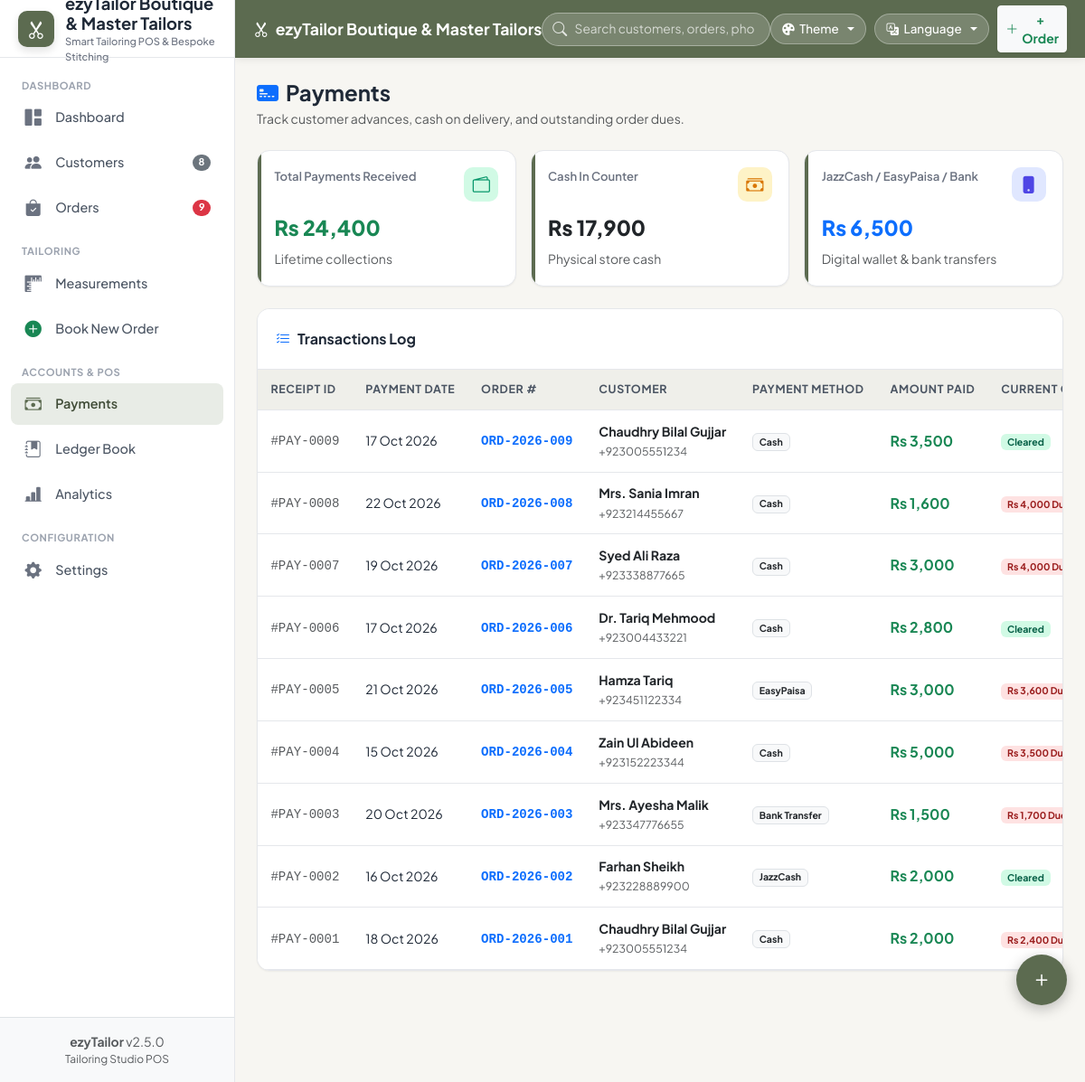
The page /payments.php on the database its author committed.
### tables this page shows
CREATE TABLE IF NOT EXISTS `settings` (
    `id` INT AUTO_INCREMENT PRIMARY KEY,
    `shop_name` VARCHAR(150) NOT NULL DEFAULT 'ezyTailor Boutique & Tailors',
    `tagline` VARCHAR(200) DEFAULT 'Smart Tailoring & Bespoke Stitching',
    `owner_name` VARCHAR(100) DEFAULT 'Ustad Muhammad Asif',
    `phone` VARCHAR(30) DEFAULT '+92 300 9876543',
    `whatsapp` VARCHAR(30) DEFAULT '+923009876543',
    `email` VARCHAR(100) DEFAULT 'contact@ezytailor.com',
    `city` VARCHAR(50) DEFAULT 'Lahore',
    `address` TEXT,
    `currency` VARCHAR(10) DEFAULT 'Rs',
    `theme` VARCHAR(30) DEFAULT 'olive',
    `language` VARCHAR(10) DEFAULT 'en',
    `receipt_header` TEXT,
    `receipt_footer` TEXT,
    `terms` TEXT,
    `receipt_paper_size` VARCHAR(10) DEFAULT '80mm',
    `show_barcode` TINYINT(1) DEFAULT 1,
    `updated_at` TIMESTAMP DEFAULT CURRENT_TIMESTAMP ON UPDATE CURRENT_TIMESTAMP
);

CREATE TABLE IF NOT EXISTS `payments` (
    `id` INT AUTO_INCREMENT PRIMARY KEY,
    `order_id` INT DEFAULT NULL,
    `customer_id` INT NOT NULL,
    `amount` DECIMAL(10,2) NOT NULL,
    `payment_method` VARCHAR(50) DEFAULT 'Cash',
    `transaction_ref` VARCHAR(100) DEFAULT NULL,
    `notes` VARCHAR(255) DEFAULT NULL,
    `payment_date` DATE NOT NULL,
    `created_at` TIMESTAMP DEFAULT CURRENT_TIMESTAMP,
    FOREIGN KEY (`customer_id`) REFERENCES `customers`(`id`) ON DELETE CASCADE
);

CREATE TABLE IF NOT EXISTS `orders` (
    `id` INT AUTO_INCREMENT PRIMARY KEY,
    `order_no` VARCHAR(40) UNIQUE NOT NULL,
    `customer_id` INT NOT NULL,
    `measurement_id` INT DEFAULT NULL,
    `garment_type` VARCHAR(50) NOT NULL,
    `quantity` INT NOT NULL DEFAULT 1,
    `unit_price` DECIMAL(10,2) NOT NULL DEFAULT 0.00,
    `total_amount` DECIMAL(10,2) NOT NULL DEFAULT 0.00,
    `advance_paid` DECIMAL(10,2) NOT NULL DEFAULT 0.00,
    `balance_due` DECIMAL(10,2) NOT NULL DEFAULT 0.00,
    `payment_status` ENUM('unpaid', 'partial', 'paid') DEFAULT 'unpaid',
    `order_status` ENUM('pending', 'cutting', 'stitching', 'ready', 'delivered', 'cancelled') DEFAULT 'pending',
    `booking_date` DATE NOT NULL,
    `delivery_date` DATE NOT NULL,
    `is_urgent` TINYINT(1) DEFAULT 0,
    `fabric_details` TEXT DEFAULT NULL,
    `fabric_photo` VARCHAR(255) DEFAULT NULL,
    `audio_note` VARCHAR(255) DEFAULT NULL,
    `special_instructions` TEXT DEFAULT NULL,
    `assigned_worker_id` INT DEFAULT NULL,
    `created_at` TIMESTAMP DEFAULT CURRENT_TIMESTAMP,
    `updated_at` TIMESTAMP DEFAULT CURRENT_TIMESTAMP ON UPDATE CURRENT_TIMESTAMP,
    FOREIGN KEY (`customer_id`) REFERENCES `customers`(`id`) ON DELETE CASCADE
);

CREATE TABLE IF NOT EXISTS `customers` (
    `id` INT AUTO_INCREMENT PRIMARY KEY,
    `customer_code` VARCHAR(30) UNIQUE NOT NULL,
    `name` VARCHAR(100) NOT NULL,
    `phone` VARCHAR(30) NOT NULL,
    `alt_phone` VARCHAR(30) DEFAULT NULL,
    `city` VARCHAR(50) DEFAULT 'Lahore',
    `gender` ENUM('male', 'female', 'other') DEFAULT 'male',
    `address` TEXT DEFAULT NULL,
    `notes` TEXT DEFAULT NULL,
    `photo` VARCHAR(255) DEFAULT NULL,
    `created_at` TIMESTAMP DEFAULT CURRENT_TIMESTAMP,
    `updated_at` TIMESTAMP DEFAULT CURRENT_TIMESTAMP ON UPDATE CURRENT_TIMESTAMP
);

### payments.php (the view, shortened to what the rows shown need)
<?php
require_once __DIR__ . '/config/config.php';
require_once __DIR__ . '/config/db.php';
$pdo = getDB();
$sql = "
    SELECT p.*,
           c.name as customer_name, c.phone as customer_phone, c.customer_code,
           o.order_no, o.total_amount as order_total, o.balance_due as current_balance,
           o.payment_status as order_payment_status
    FROM payments p
    JOIN customers c ON p.customer_id = c.id
    LEFT JOIN orders o ON p.order_id = o.id
    WHERE 1=1
";
$params = [];
$sql .= " ORDER BY p.id DESC LIMIT 100 ";
$stmt = $pdo->prepare($sql);
$stmt->execute($params);
$payments = $stmt->fetchAll();
include __DIR__ . '/includes/header.php';
include __DIR__ . '/includes/sidebar.php';
include __DIR__ . '/includes/navbar.php';
?>
<div class="page-content">
    <div class="app-card">
        <div class="table-responsive">
            <table class="table table-custom">
                <thead>
                    <tr>
                        <th>Receipt ID</th>
                        <th>Payment Date</th>
                        <th data-i18n="order_no">Order #</th>
                        <th data-i18n="customer">Customer</th>
                        <th>Payment Method</th>
                        <th>Amount Paid</th>
                        <th>Current Order Balance</th>
                    </tr>
                </thead>
                <tbody>
                    <?php if (empty($payments)): ?>
                        <tr><td colspan="9" class="text-center py-5 text-muted">No payment records found.</td></tr>
                    <?php else: ?>
                        <?php foreach ($payments as $p): ?>
                            <tr>
                                <td><span class="font-monospace text-muted">#PAY-<?= str_pad($p['id'], 4, '0', STR_PAD_LEFT) ?></span></td>
                                <td><?= format_date($p['payment_date']) ?></td>
                                <td>
                                    <?php if (!empty($p['order_no'])): ?>
                                        <a href="receipt.php?id=<?= $p['order_id'] ?>" target="_blank" class="fw-bold text-decoration-none font-monospace">
                                            <?= e($p['order_no']) ?>
                                        </a>
                                    <?php else: ?>
                                        <span class="text-muted">-</span>
                                    <?php endif; ?>
                                </td>
                                <td>
                                    <div class="fw-bold"><a href="customer_view.php?id=<?= $p['customer_id'] ?>" class="text-decoration-none text-dark"><?= e($p['customer_name']) ?></a></div>
                                    <small class="text-muted"><?= e($p['customer_phone']) ?></small>
                                </td>
                                <td><span class="badge bg-light text-dark border"><?= e($p['payment_method']) ?></span></td>
                                <td class="fw-bold text-success fs-6">Rs <?= number_format($p['amount']) ?></td>
                                <td>
                                    <?php if ($p['current_balance'] > 0): ?>
                                        <span class="badge badge-unpaid">Rs <?= number_format($p['current_balance']) ?> Due</span>
                                    <?php else: ?>
                                        <span class="badge badge-paid">Cleared</span>
                                    <?php endif; ?>
                                </td>
                            </tr>
                        <?php endforeach; ?>
                    <?php endif; ?>
                </tbody>
            </table>
        </div>
    </div>
</div>
<?php include __DIR__ . '/includes/footer.php'; ?>

### includes/sidebar.php (shortened to what the rows shown need)
<aside class="app-sidebar">
    <div class="sidebar-header">
        <div>
            <div class="sidebar-brand-name"><?= e($settings['shop_name']) ?></div>
            <div class="sidebar-brand-sub"><?= e($settings['tagline']) ?></div>
        </div>
    </div>
</aside>

### includes/navbar.php (shortened to what the rows shown need)
<div class="app-main-wrapper">
    <header class="app-topbar">
        <div class="topbar-left">
            <div class="topbar-title">
                <i class="bi bi-scissors"></i>
                <span class="full-name"><?= e($settings['shop_name']) ?></span>
            </div>
        </div>
    </header>
    <main class="app-main">

### rows shown on the page
settings: tagline "Smart Tailoring POS & Bespoke Stitching", shop_name "ezyTailor Boutique & Master Tailors"
payments: id "0009", payment_date "17 Oct 2026", order.order_no "ORD-2026-009", customer.name "Chaudhry Bilal Gujjar", customer.phone "+923005551234", payment_method "Cash", amount "3,500", shows "Cleared"
payments: id "0008", payment_date "22 Oct 2026", order.order_no "ORD-2026-008", customer.name "Mrs. Sania Imran", customer.phone "+923214455667", payment_method "Cash", amount "1,600", order.balance_due "4,000"
payments: id "0007", payment_date "19 Oct 2026", order.order_no "ORD-2026-007", customer.name "Syed Ali Raza", customer.phone "+923338877665", payment_method "Cash", amount "3,000", order.balance_due "4,000"
payments: id "0006", payment_date "17 Oct 2026", order.order_no "ORD-2026-006", customer.name "Dr. Tariq Mehmood", customer.phone "+923004433221", payment_method "Cash", amount "2,800", shows "Cleared"
payments: id "0005", payment_date "21 Oct 2026", order.order_no "ORD-2026-005", customer.name "Hamza Tariq", customer.phone "+923451122334", payment_method "EasyPaisa", amount "3,000", order.balance_due "3,600"
payments: id "0004", payment_date "15 Oct 2026", order.order_no "ORD-2026-004", customer.name "Zain Ul Abideen", customer.phone "+923152223344", payment_method "Cash", amount "5,000", order.balance_due "3,500"
payments: id "0003", payment_date "20 Oct 2026", order.order_no "ORD-2026-003", customer.name "Mrs. Ayesha Malik", customer.phone "+923347776655", payment_method "Bank Transfer", amount "1,500", order.balance_due "1,700"
payments: id "0002", payment_date "16 Oct 2026", order.order_no "ORD-2026-002", customer.name "Farhan Sheikh", customer.phone "+923228889900", payment_method "JazzCash", amount "2,000", shows "Cleared"
payments: id "0001", payment_date "18 Oct 2026", order.order_no "ORD-2026-001", customer.name "Chaudhry Bilal Gujjar", customer.phone "+923005551234", payment_method "Cash", amount "2,000", order.balance_due "2,400"

### other values the page prints
$badgeCust "8"
$badgeOrders "9"
APP_NAME "ezyTailor"
APP_VERSION "2.5.0"
$sumTotal "24,400"
$sumCash "17,900"
$sumOnline "6,500"
